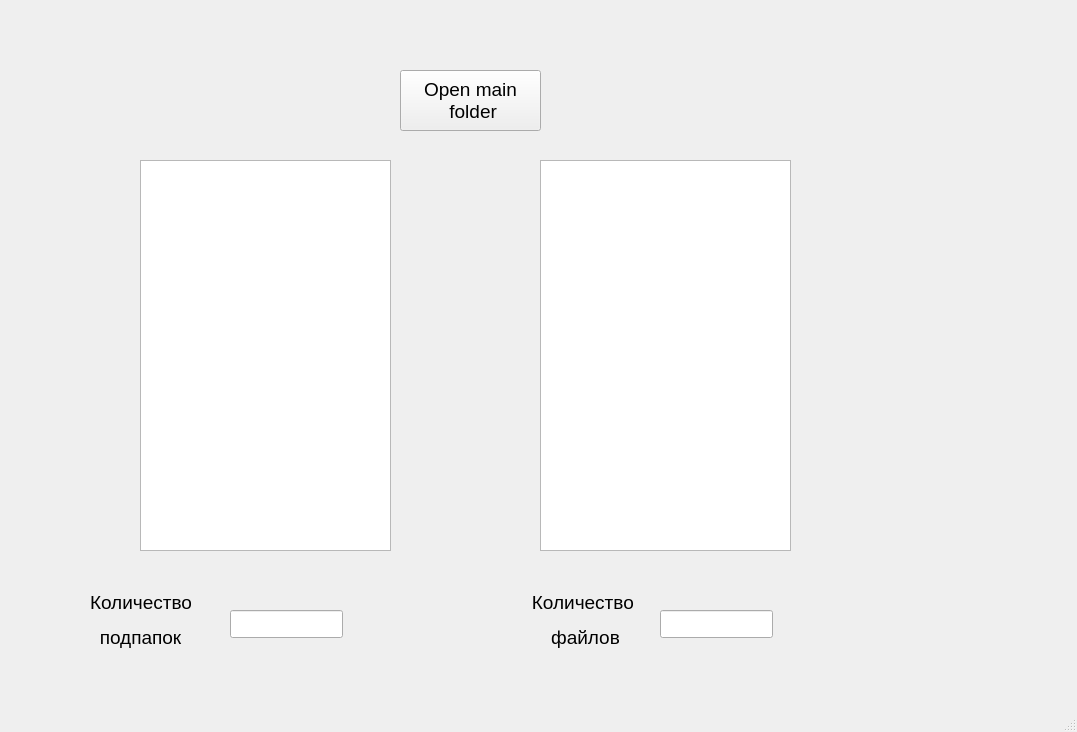
<?xml version="1.0" encoding="UTF-8"?>
<ui version="4.0">
 <class>MainWindow</class>
 <widget class="QMainWindow" name="MainWindow">
  <property name="geometry">
   <rect>
    <x>0</x>
    <y>0</y>
    <width>1077</width>
    <height>732</height>
   </rect>
  </property>
  <property name="windowTitle">
   <string>Lab3_tsk5</string>
  </property>
  <widget class="QWidget" name="centralwidget">
   <widget class="QPushButton" name="pushButton">
    <property name="geometry">
     <rect>
      <x>400</x>
      <y>70</y>
      <width>141</width>
      <height>61</height>
     </rect>
    </property>
    <property name="font">
     <font>
      <pointsize>14</pointsize>
     </font>
    </property>
    <property name="text">
     <string>Open main 
 folder</string>
    </property>
   </widget>
   <widget class="QTextBrowser" name="textBrowser">
    <property name="geometry">
     <rect>
      <x>140</x>
      <y>160</y>
      <width>251</width>
      <height>391</height>
     </rect>
    </property>
    <property name="font">
     <font>
      <pointsize>14</pointsize>
     </font>
    </property>
   </widget>
   <widget class="QTextBrowser" name="textBrowser_2">
    <property name="geometry">
     <rect>
      <x>540</x>
      <y>160</y>
      <width>251</width>
      <height>391</height>
     </rect>
    </property>
    <property name="font">
     <font>
      <pointsize>14</pointsize>
     </font>
    </property>
   </widget>
   <widget class="QLabel" name="label">
    <property name="geometry">
     <rect>
      <x>90</x>
      <y>590</y>
      <width>101</width>
      <height>61</height>
     </rect>
    </property>
    <property name="font">
     <font>
      <pointsize>14</pointsize>
     </font>
    </property>
    <property name="text">
     <string>&lt;html&gt;&lt;head/&gt;&lt;body&gt;&lt;p&gt;Количество &lt;/p&gt;&lt;p&gt;подпапок&lt;/p&gt;&lt;/body&gt;&lt;/html&gt;</string>
    </property>
    <property name="alignment">
     <set>Qt::AlignCenter</set>
    </property>
   </widget>
   <widget class="QLabel" name="label_2">
    <property name="geometry">
     <rect>
      <x>520</x>
      <y>590</y>
      <width>131</width>
      <height>61</height>
     </rect>
    </property>
    <property name="font">
     <font>
      <pointsize>14</pointsize>
     </font>
    </property>
    <property name="text">
     <string>&lt;html&gt;&lt;head/&gt;&lt;body&gt;&lt;p align=&quot;center&quot;&gt;Количество &lt;/p&gt;&lt;p align=&quot;center&quot;&gt;файлов&lt;/p&gt;&lt;/body&gt;&lt;/html&gt;</string>
    </property>
   </widget>
   <widget class="QLineEdit" name="lineEdit">
    <property name="geometry">
     <rect>
      <x>230</x>
      <y>610</y>
      <width>113</width>
      <height>28</height>
     </rect>
    </property>
    <property name="font">
     <font>
      <pointsize>14</pointsize>
     </font>
    </property>
    <property name="alignment">
     <set>Qt::AlignCenter</set>
    </property>
    <property name="readOnly">
     <bool>true</bool>
    </property>
   </widget>
   <widget class="QLineEdit" name="lineEdit_2">
    <property name="geometry">
     <rect>
      <x>660</x>
      <y>610</y>
      <width>113</width>
      <height>28</height>
     </rect>
    </property>
    <property name="font">
     <font>
      <pointsize>14</pointsize>
     </font>
    </property>
    <property name="alignment">
     <set>Qt::AlignCenter</set>
    </property>
    <property name="readOnly">
     <bool>true</bool>
    </property>
   </widget>
  </widget>
  <widget class="QMenuBar" name="menubar">
   <property name="geometry">
    <rect>
     <x>0</x>
     <y>0</y>
     <width>1077</width>
     <height>26</height>
    </rect>
   </property>
  </widget>
  <widget class="QStatusBar" name="statusbar"/>
 </widget>
 <resources/>
 <connections/>
</ui>
